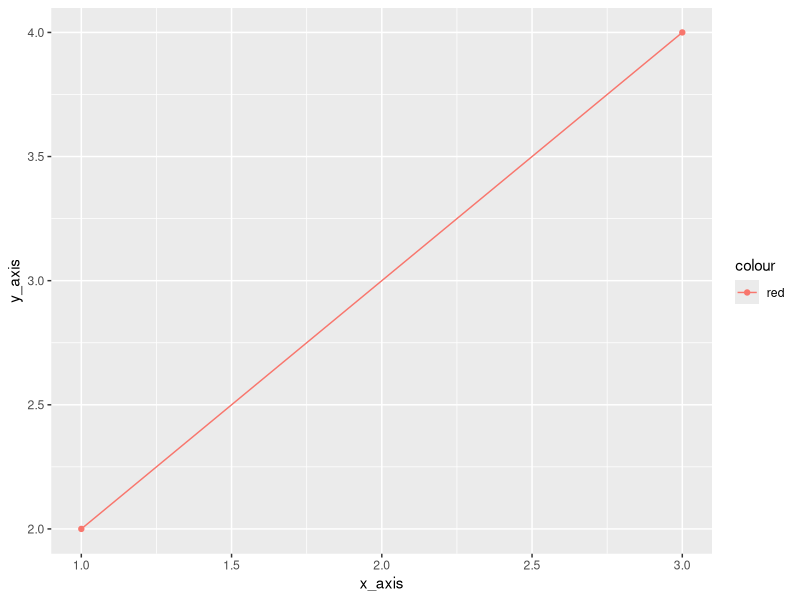
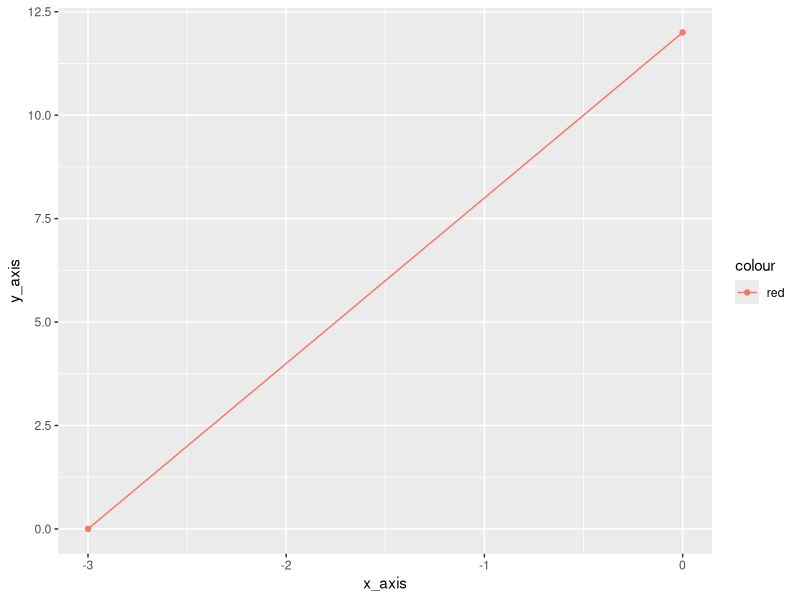

The R source for these figures, in order:
library(ggplot2)

#plot line graph based on points
draw_by_points <- function(x1, y1, x2, y2) {
  x_axis <- c(x1, x2)
  y_axis <- c(y1, y2)
  points <- data.frame(x_axis, y_axis)
  
  ggplot(points, aes(x_axis, y_axis, colour = "red")) +
    geom_point() + geom_line()
}

#plot line graph based on characteristics of graph
draw_by_characteristics <- function(slope, intercept) {
  
  draw_by_points(x1=-intercept/slope, y1=0, x2=0, y2=intercept)
  
}

draw_by_points(1, 2, 3, 4)
draw_by_characteristics(4, 12)
